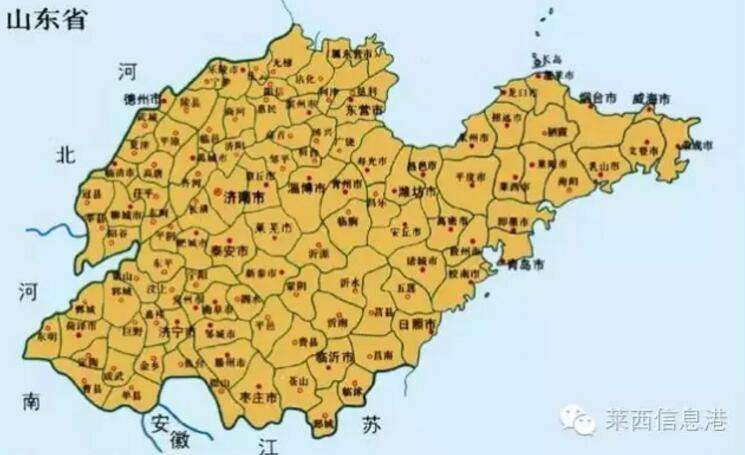
#> input picture opencv/彩色地图抠图示例/ditu.jpeg, 745 x 455 px
$ python cv_contour.py   (older library calls are emulated)
#> lines starting #> are read from the running program, lines starting #| are printed output that depends on the picture; after the words box and inside, x2 and y2 are one past the last pixel; in counts of white or black regions, pixels touching at a corner belong together
import numpy as np
import cv2 as cv


im = cv.imread("ditu.jpeg")
#> im is the input picture: shape (455, 745, 3); mean B, G, R 173.1, 202.2, 205.2
cv.imshow("original", im)

gray = cv.cvtColor(im, cv.COLOR_BGR2GRAY)
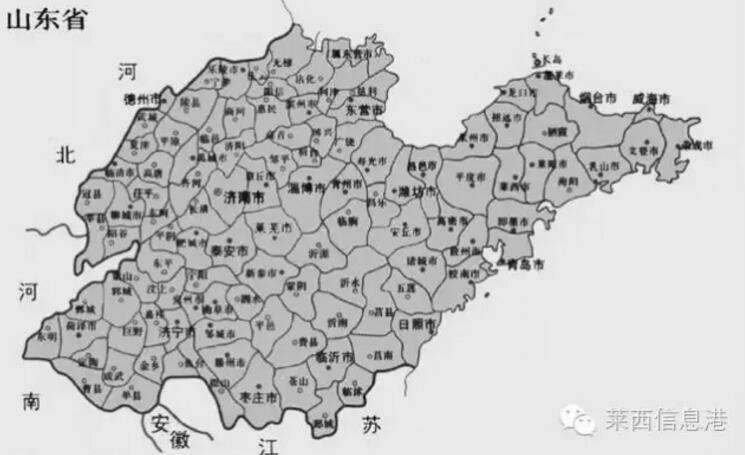
#> gray: shape (455, 745); min 4, max 255, mean 199.8

# green = im[:,:,2].reshape(im.shape[:2])
# cv.imshow('green', green)
# 图像二值化处理，将大于阈值的设置为最大值，其它设置为0
ret, binary = cv.threshold(gray, 176, 255, cv.THRESH_BINARY_INV)
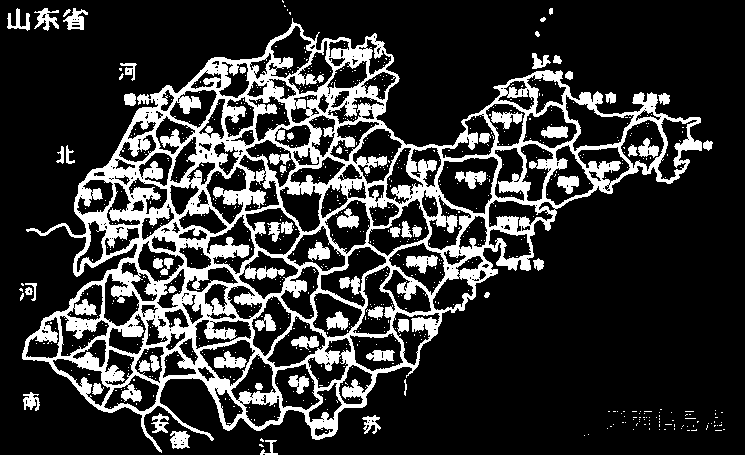
#> binary: shape (455, 745); 20.3% white; 812 white regions (751 under 20 px), largest, box (x1, y1, x2, y2) and area: (22, 18, 702, 453) 59178, (406, 255, 438, 274) 348, (214, 351, 247, 369) 341
cv.imshow('binary', binary)

kernel = np.ones((2,2))
morphologyEx = cv.morphologyEx(binary, cv.MORPH_OPEN, kernel)
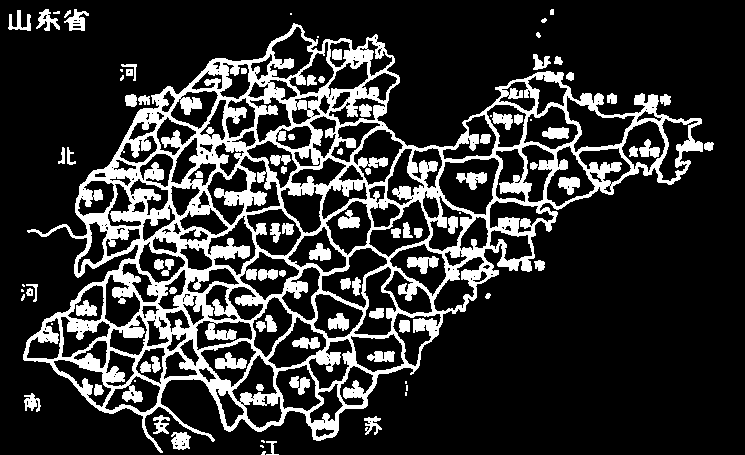
#> morphologyEx: shape (455, 745); 19.6% white; 98 white regions (19 under 20 px)
cv.imshow('morphologyEx', morphologyEx)

# 查找图像边沿
_, contours, hierarchy = cv.findContours(morphologyEx.copy(), cv.RETR_EXTERNAL, cv.CHAIN_APPROX_SIMPLE)
#> contours = 43 contours, 19 with area under 20; largest, box (x1, y1, x2, y2) and area: (23, 23, 703, 453) 146572, (64, 9, 89, 31) 248, (171, 432, 191, 450) 238, (36, 9, 60, 31) 194, (8, 10, 31, 31) 156
areas = np.zeros(len(contours))
#> areas = 43 values from 0 to 0
for i in range(len(contours)):
    areas[i] = cv.contourArea(contours[i])
#> this loop made 43 passes
#> after the loop, areas = 43 values, max 146571.5 at index 34, min 1 at index 32, mean 3462.2

maxarea_contour = contours[areas.argmax()]
#> maxarea_contour = contour of 1521 points, box (x1, y1, x2, y2) (23, 23, 703, 453), area 146572
contours.clear()
contours.append(maxarea_contour)

# 绘制边沿
mask = np.zeros((im.shape[:2]))
mask = cv.drawContours(mask, contours, -1, (255), -1)
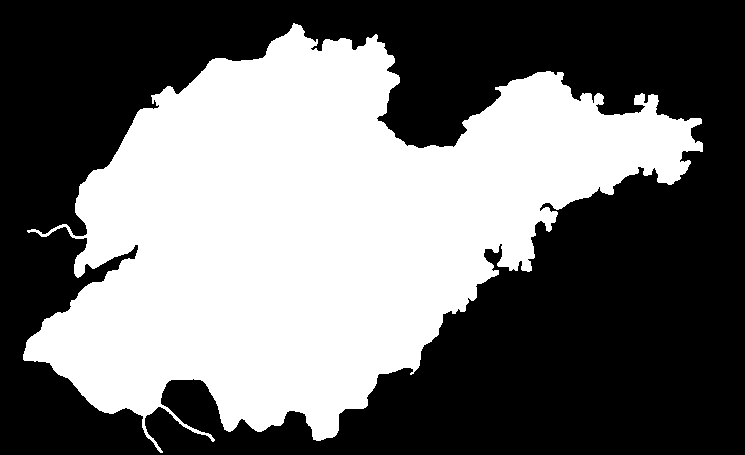
#> mask: shape (455, 745) float64; 43.7% white; 1 white region, box (x1, y1, x2, y2) and area: (23, 23, 703, 453) 148018
cv.imshow("mask", mask)

# 彩色抠图
copy_img = im.copy()
result = np.zeros_like(copy_img)
result[mask==255] = copy_img[mask==255]
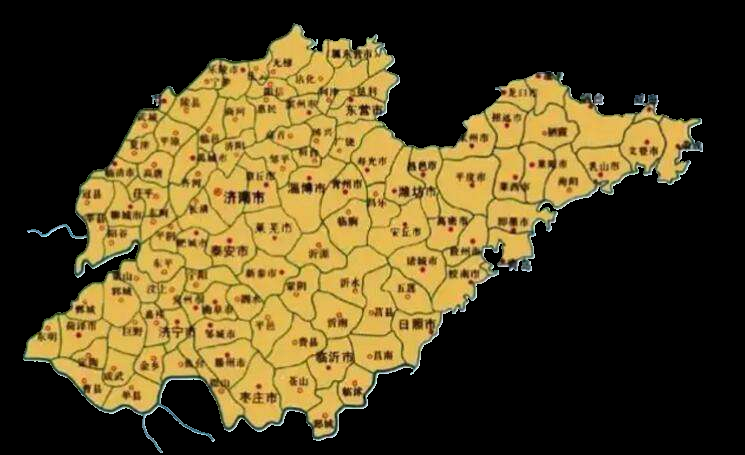
#> result: shape (455, 745, 3); mean B, G, R 34.2, 70.3, 84.4
cv.imshow("final result", result)

cv.waitKey()
cv.destroyAllWindows()
